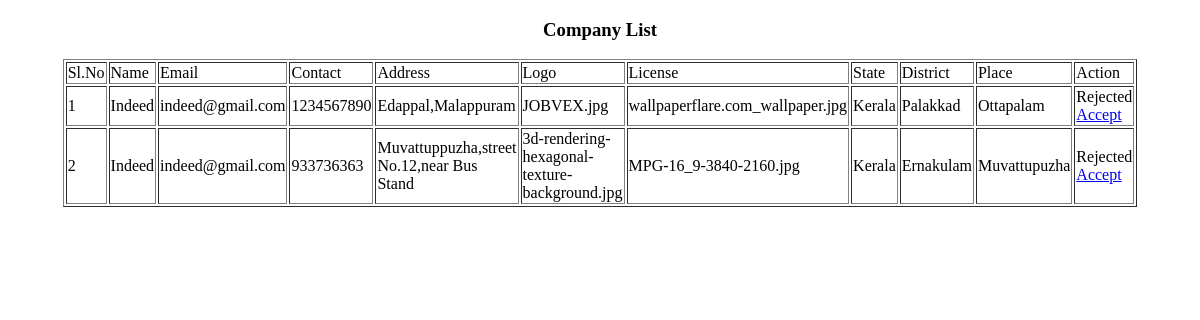
The app's page /Project/Admin/Companylist.php, older data.
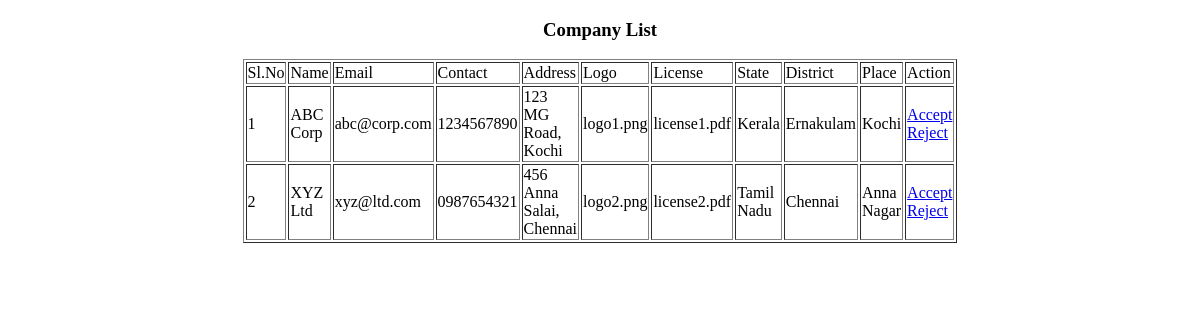
The same page, newer data.
### tables this page shows
CREATE TABLE `tbl_company` (
  `company_id` int(11) NOT NULL,
  `company_name` varchar(30) NOT NULL,
  `company_email` varchar(30) NOT NULL,
  `company_contact` varchar(30) NOT NULL,
  `company_address` varchar(500) NOT NULL,
  `company_logo` varchar(200) NOT NULL,
  `company_license` varchar(500) NOT NULL,
  `company_password` varchar(30) NOT NULL,
  `company_status` int(11) NOT NULL DEFAULT 0,
  `place_id` int(11) NOT NULL,
  `companytype_id` int(11) NOT NULL
);

CREATE TABLE `tbl_state` (
  `state_id` int(11) NOT NULL,
  `state_name` varchar(30) NOT NULL,
  `state_status` int(11) NOT NULL DEFAULT 0
);

CREATE TABLE `tbl_district` (
  `district_id` int(11) NOT NULL,
  `district_name` varchar(70) NOT NULL,
  `state_id` int(11) NOT NULL,
  `district_status` int(11) NOT NULL DEFAULT 0
);

CREATE TABLE `tbl_place` (
  `place_id` int(50) NOT NULL,
  `place_name` varchar(50) NOT NULL,
  `district_id` int(50) NOT NULL,
  `place_status` int(11) NOT NULL DEFAULT 0
);

### Project/Admin/Companylist.php (the view, shortened to what this page needs)
<?php
  include("../Assets/Connection/Connection.php");
	?>
<!DOCTYPE html PUBLIC "-//W3C//DTD XHTML 1.0 Transitional//EN" "http://www.w3.org/TR/xhtml1/DTD/xhtml1-transitional.dtd">
<html xmlns="http://www.w3.org/1999/xhtml">
<head>
</head>
<body>
<form id="form1" name="form1" method="post" action="">
<h3 align="center">Company List</h3>
  <table width="200" border="1" align="center">
    <tr>
      <td>Sl.No</td>
      <td>Name</td>
      <td>Email</td>
      <td>Contact</td>
      <td>Address</td>
      <td>Logo</td>
      <td>License</td>
      <td>State</td>
      <td>District</td>
      <td>Place</td>
      <td>Action</td>
    </tr>
    <?php
     $i=0;
	 $selQry="select * from tbl_company c inner join tbl_place p on c.place_id = p.place_id inner join tbl_district d on p.district_id = d.district_id inner join tbl_state s on d.state_id = s.state_id  ORDER BY company_name ASC";
	 $row=$Con->query($selQry);
	 while($data=$row->fetch_assoc())
	 {
		 $i++;
    ?>
    <tr>
      <td><?php  echo $i?></td>
      <td><?php echo $data['company_name']?></td>
      <td><?php echo $data['company_email']?></td>
      <td><?php echo $data['company_contact']?></td>
      <td><?php echo $data['company_address']?></td>
      <td><?php echo $data['company_logo']?></td>
      <td><?php echo $data['company_license']?></td>
      <td><?php echo $data['state_name']?></td>
      <td><?php echo $data['district_name']?></td>
      <td><?php echo $data['place_name']?></td>
         <td><?php
		 if($data['company_status']==0)
		 {
			 ?>
              <a href = "Companylist.php?aid=<?php echo $data['company_id']?>">Accept</a>
              <a href = "Companylist.php?rid=<?php echo $data['company_id']?>">Reject</a>
             <?php
		 }
			 elseif($data['company_status']==1)
		 {
			 echo "Verified";
			 ?>
             <a href = "Companylist.php?rid=<?php echo $data['company_id']?>">Reject</a>
             <?php
		   }
			 elseif($data['company_status']==2)
		 {
			echo "Rejected";
			?>
            <a href = "Companylist.php?aid=<?php echo $data['company_id']?>">Accept</a>
            <?php
		  }else{
			  echo "Temporary Unavilable";
		  }
			?></td>
      <?php
	 }
	 ?>
    </tr>
  </table>
  <p>&nbsp;</p>
</form>
</body>
</html>

Row changes from the older to the newer data that the page shows:
removed tbl_company: company_name "Indeed", company_email "indeed@gmail.com", company_contact "1234567890", company_address "Edappal,Malappuram", company_logo "JOBVEX.jpg", company_license "wallpaperflare.com_wallpaper.jpg", tbl_state.state_name "Kerala", tbl_district.district_name "Palakkad", place.place_name "Ottapalam"
removed tbl_company: company_name "Indeed", company_email "indeed@gmail.com", company_contact "933736363", company_address "Muvattuppuzha,street No.12,near Bus Stand", company_logo "3d-rendering-hexagonal-texture-background.jpg", company_license "MPG-16_9-3840-2160.jpg", tbl_state.state_name "Kerala", tbl_district.district_name "Ernakulam", place.place_name "Muvattupuzha"
now on this page (row edited): tbl_company: company_name "ABC Corp", company_email "abc@corp.com", company_contact "1234567890", company_address "123 MG Road, Kochi", company_logo "logo1.png", company_license "license1.pdf", tbl_state.state_name "Kerala", tbl_district.district_name "Ernakulam", place.place_name "Kochi"
now on this page (row edited): tbl_company: company_name "XYZ Ltd", company_email "xyz@ltd.com", company_contact "0987654321", company_address "456 Anna Salai, Chennai", company_logo "logo2.png", company_license "license2.pdf", tbl_state.state_name "Tamil Nadu", tbl_district.district_name "Chennai", place.place_name "Anna Nagar"
